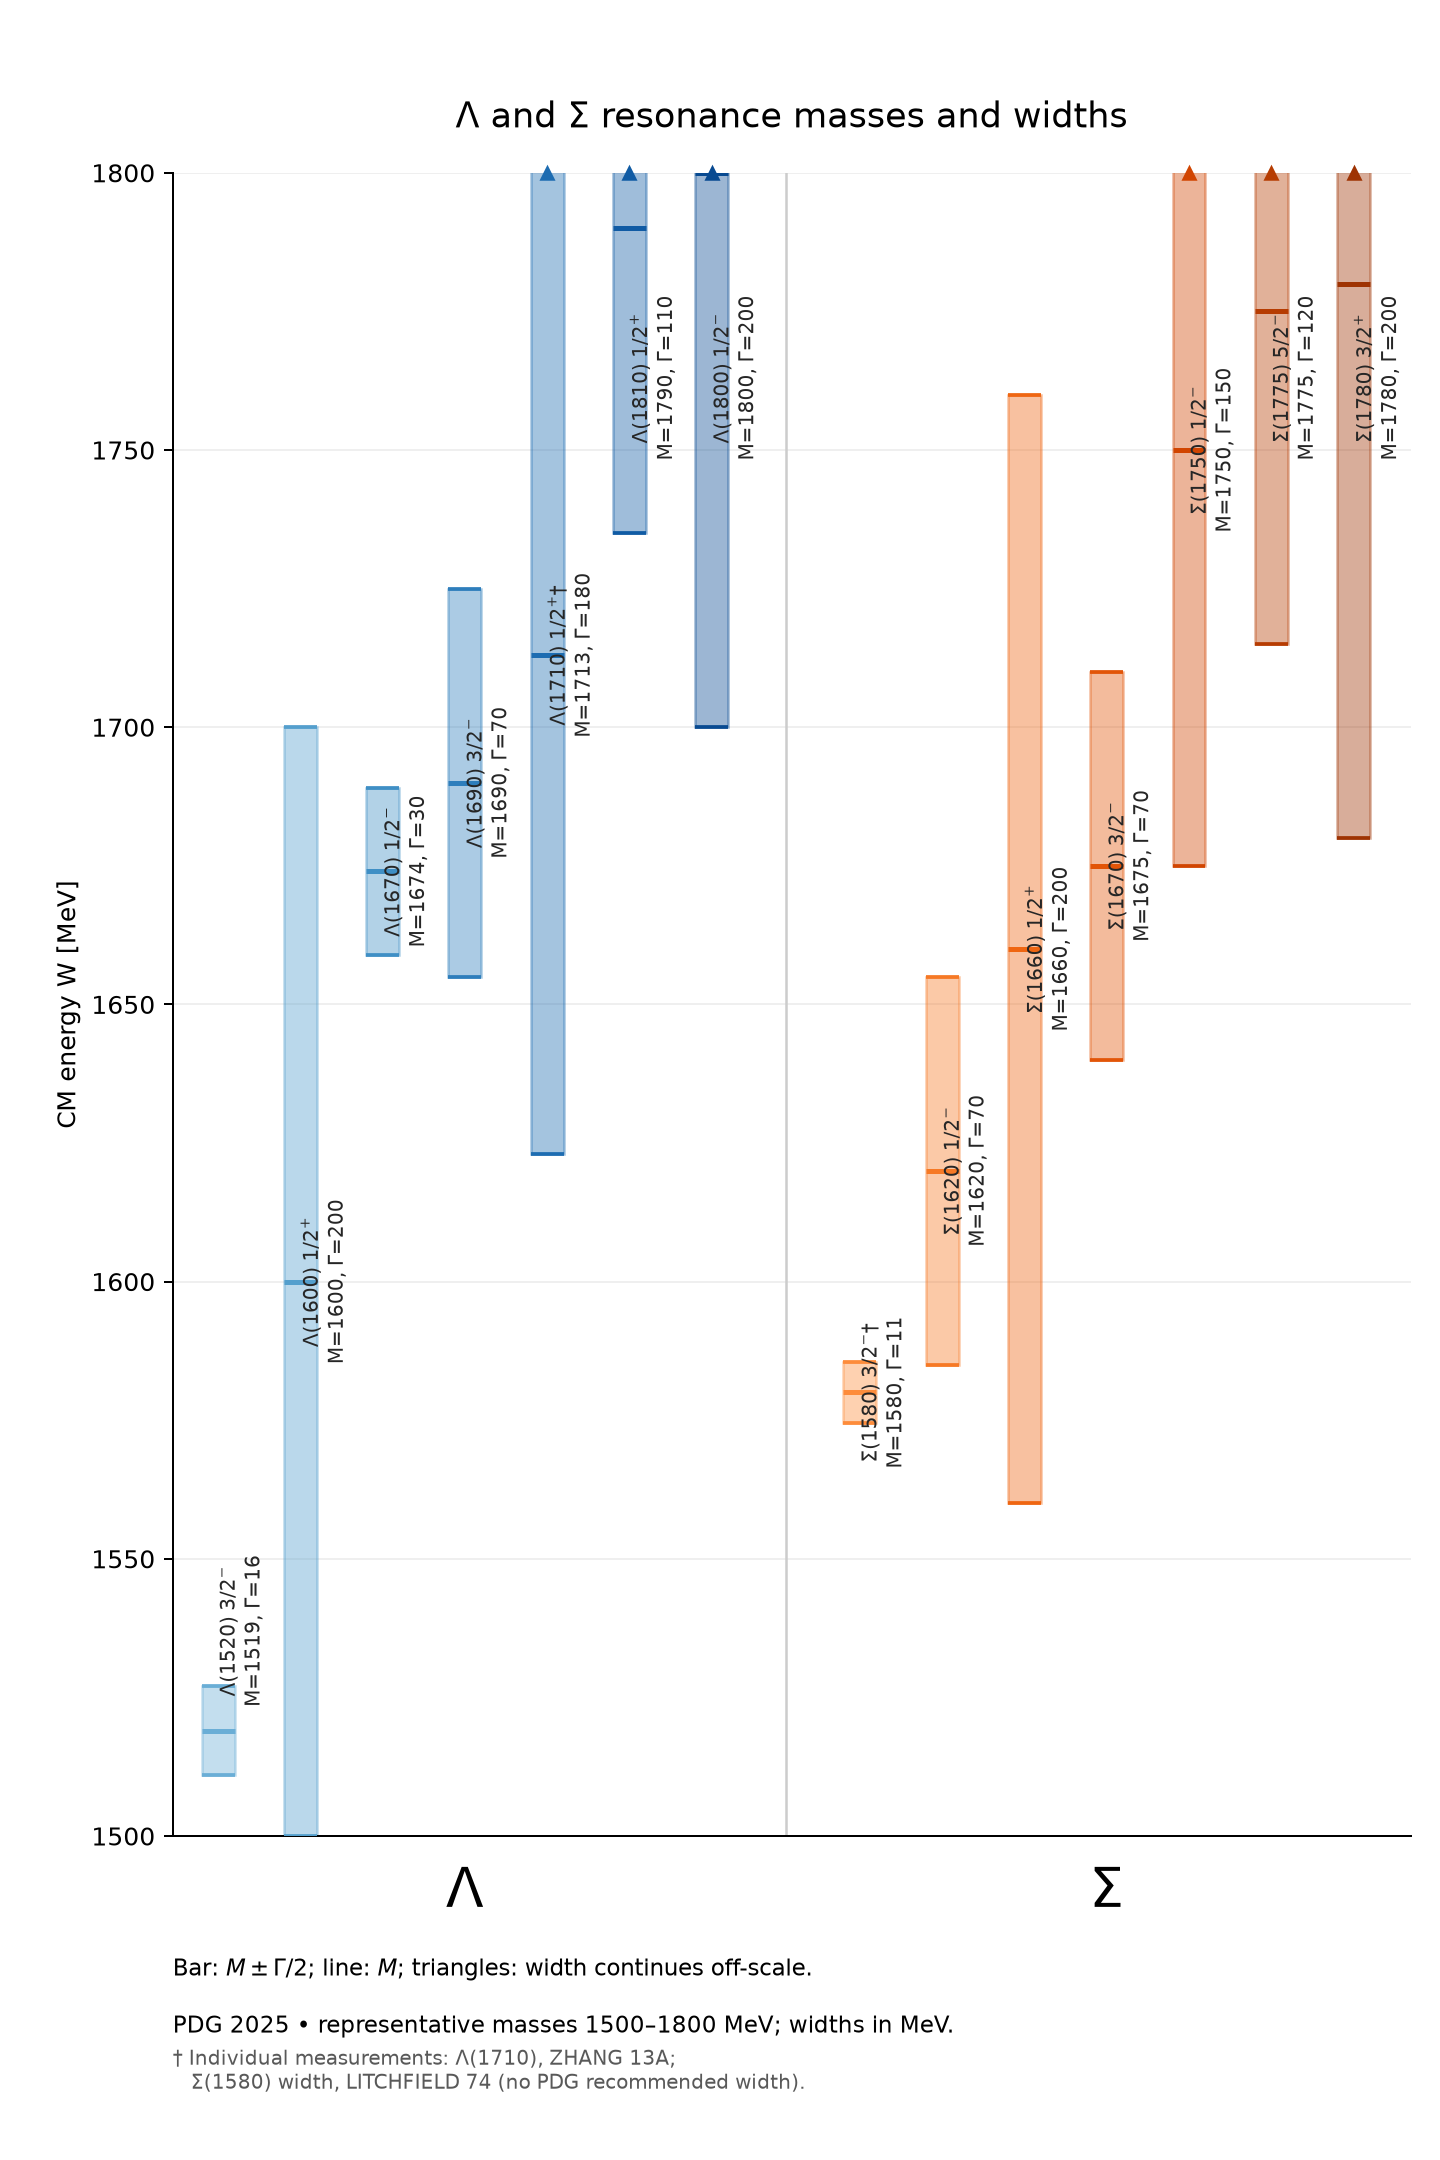

The Python source for this figure:
"""Lambda/Sigma resonance level chart using PDG 2025 estimates.

Run: python pdg_hyperon_resonances.py [--no-show]
Vertical bars span M - Gamma/2 to M + Gamma/2; the horizontal mark is M.
Select states by representative mass (1500--1800 MeV), one bar per multiplet.
Arrows indicate widths continuing beyond the visible energy range.
PDG estimate ranges in CSV are not statistical errors. Width is the full
resonance width, not mass uncertainty. Sources are an offline 2025 snapshot.
Writes PNG, SVG and CSV. Requires numpy and matplotlib.
"""
import argparse
import csv
from dataclasses import asdict, dataclass
from pathlib import Path

import numpy as np

BASE = 'https://pdg.lbl.gov/2025/'
LAMBDA_SOURCE = BASE + 'tables/rpp2025-tab-baryons-Lambda.pdf'
SIGMA_SOURCE = BASE + 'tables/rpp2025-tab-baryons-Sigma.pdf'
SIGMA1620_SOURCE = BASE + 'listings/rpp2025-list-sigma-1620.pdf'


@dataclass(frozen=True)
class Resonance:
    family: str
    nominal: int
    jp: str
    mass: float
    width: float
    mass_low: float
    mass_high: float
    width_low: float
    width_high: float
    source: str
    note: str = "PDG estimate ranges"


# All dimensional values are MeV. Use PDG's approximate value, not necessarily
# the midpoint of the quoted range or the nominal mass in the particle name.
RESONANCES = (
    Resonance('Lambda', 1520, '3/2-', 1519, 16, 1518, 1520, 15, 17, LAMBDA_SOURCE),
    Resonance('Lambda', 1600, '1/2+', 1600, 200, 1570, 1630, 150, 250, LAMBDA_SOURCE),
    Resonance('Lambda', 1670, '1/2-', 1674, 30, 1670, 1678, 25, 35, LAMBDA_SOURCE),
    Resonance('Lambda', 1690, '3/2-', 1690, 70, 1685, 1695, 60, 80, LAMBDA_SOURCE),
    Resonance('Lambda', 1710, '1/2+', 1713, 180, 1700, 1726, 138, 222,
              BASE + 'listings/rpp2025-list-lambda-1710.pdf', 'ZHANG 13A single measurement; bounds are quoted +/- errors'),
    Resonance('Lambda', 1810, '1/2+', 1790, 110, 1740, 1840, 50, 170, LAMBDA_SOURCE),
    Resonance('Lambda', 1800, '1/2-', 1800, 200, 1750, 1850, 150, 250, LAMBDA_SOURCE),
    Resonance('Sigma', 1580, '3/2-', 1580, 11, 1580, 1580, 7, 15,
              BASE + 'listings/rpp2025-list-sigma-1580.pdf', 'Mass: PDG estimate; width: LITCHFIELD 74, 11 +/- 4 MeV; no PDG recommended width'),
    Resonance('Sigma', 1620, '1/2-', 1620, 70, 1600, 1650, 40, 100, SIGMA1620_SOURCE),
    Resonance('Sigma', 1660, '1/2+', 1660, 200, 1640, 1680, 100, 300, SIGMA_SOURCE),
    Resonance('Sigma', 1670, '3/2-', 1675, 70, 1665, 1685, 40, 100, SIGMA_SOURCE),
    Resonance('Sigma', 1750, '1/2-', 1750, 150, 1700, 1800, 100, 200, SIGMA_SOURCE),
    Resonance('Sigma', 1775, '5/2-', 1775, 120, 1770, 1780, 105, 135, SIGMA_SOURCE),
    Resonance('Sigma', 1780, '3/2+', 1780, 200, 1730, 1830, 100, 300,
              BASE + 'listings/rpp2025-list-sigma-1780-3o2-plus.pdf'),
)


def breit_wigner(energy, mass, width):
    """Peak = 1, full width at half maximum = width."""
    half = width / 2
    return half**2 / ((np.asarray(energy) - mass)**2 + half**2)


def bin_averages(edges, mass, width):
    half = width / 2
    primitive = half * np.arctan((edges - mass) / half)
    return np.diff(primitive) / np.diff(edges)


def main():
    parser = argparse.ArgumentParser(description=__doc__)
    parser.add_argument('--ymin', type=float, default=1500, help='Minimum CM energy [MeV]')
    parser.add_argument('--ymax', type=float, default=1800, help='Maximum CM energy [MeV]')
    parser.add_argument('--output', default='pdg_hyperon_resonances', help='Output filename stem')
    parser.add_argument('--no-show', action='store_true', help='Save without opening a window')
    args = parser.parse_args()
    if not all(np.isfinite(v) for v in (args.ymin, args.ymax)) or args.ymax <= args.ymin:
        parser.error('Require finite energy limits with ymax > ymin')

    import matplotlib
    if args.no_show:
        matplotlib.use('Agg')
    import matplotlib.pyplot as plt

    selected = [r for r in RESONANCES if args.ymin <= r.mass <= args.ymax]
    if not selected:
        parser.error('No stored resonances in the requested energy interval')
    fig, ax = plt.subplots(figsize=(8, 12))
    fig.subplots_adjust(left=0.12, right=0.98, bottom=0.15, top=0.92)
    bar_width = 0.40
    family_centers = []
    x = 0
    divider = None
    for family, cmap in [('Lambda', plt.cm.Blues), ('Sigma', plt.cm.Oranges)]:
        members = [r for r in selected if r.family == family]
        start = x
        for i, r in enumerate(members):
            color = cmap(0.5 + 0.4*i/max(1, len(members)-1))
            low, high = r.mass-r.width/2, r.mass+r.width/2
            ax.bar(x, r.width, bottom=low, width=bar_width,
                   facecolor=color, edgecolor=color, alpha=0.4, linewidth=1, zorder=2)
            for edge in (low, high):
                if args.ymin <= edge <= args.ymax:
                    ax.hlines(edge, x-bar_width/2, x+bar_width/2, color=color, linewidth=1.5, zorder=3)
            ax.hlines(r.mass, x-bar_width/2, x+bar_width/2, color=color, linewidth=2, zorder=3)
            for bound, end, marker in [(args.ymin, low, 'v'), (args.ymax, high, '^')]:
                if (marker == 'v' and end < bound) or (marker == '^' and end > bound):
                    ax.plot(x, bound, marker=marker, color=color, markersize=5, clip_on=False, zorder=4)
            symbol = r'\Lambda' if family == 'Lambda' else r'\Sigma'
            spin, parity = r.jp[:-1], r.jp[-1]
            dagger = '†' if (family, r.nominal) in [('Lambda', 1710), ('Sigma', 1580)] else ''
            label = (rf'${symbol}({r.nominal})\;{spin}^{{{parity}}}$' + dagger
                     + f'\nM={r.mass:g}, Γ={r.width:g}')
            # Put labels beside the bars, within their own narrow lanes.
            text_y = np.clip(r.mass, args.ymin+37, args.ymax-37)
            ax.text(x+0.29, text_y, label, rotation=90, ha='center', va='center',
                    fontsize=8, color='0.15', zorder=5)
            x += 1
        if members:
            family_centers.append(((start+x-1)/2, r'$\Lambda$' if family == 'Lambda' else r'$\Sigma$'))
        if family == 'Lambda':
            divider = x-0.1
            x += 0.8
    if divider is not None:
        ax.axvline(divider, color='0.8', linewidth=1)
    ax.set(xlim=(-0.55, x-0.3), ylim=(args.ymin, args.ymax), ylabel='CM energy W [MeV]')
    ax.set_title(r'$\Lambda$ and $\Sigma$ resonance masses and widths', fontsize=14, pad=18)
    ax.set_xticks([p[0] for p in family_centers], [p[1] for p in family_centers], fontsize=22)
    ax.tick_params(axis='x', length=0, pad=12)
    ax.set_yticks(np.arange(np.ceil(args.ymin/50)*50, args.ymax+1, 50))
    ax.grid(axis='y', alpha=0.2, zorder=0)
    ax.spines[['top', 'right']].set_visible(False)
    fig.text(0.12, 0.085, r'Bar: $M\pm\Gamma/2$; line: $M$; triangles: width continues off-scale.', fontsize=9)
    fig.text(0.12, 0.059, 'PDG 2025 • representative masses 1500–1800 MeV; widths in MeV.', fontsize=9)
    fig.text(0.12, 0.033, '† Individual measurements: Λ(1710), ZHANG 13A;\n   Σ(1580) width, LITCHFIELD 74 (no PDG recommended width).', fontsize=8, color='0.35')
    stem = Path(args.output)
    for suffix in ('.png', '.svg'):
        output = stem.with_suffix(suffix)
        fig.savefig(output, dpi=180)
        print(f'Saved: {output}')
    output = stem.with_suffix('.csv')
    with output.open('w', newline='') as file:
        fields = list(asdict(RESONANCES[0]))
        writer = csv.DictWriter(file, fieldnames=fields)
        writer.writeheader()
        writer.writerows(asdict(r) for r in selected)
    print(f'Saved: {output} (all mass/width columns in MeV)')
    if not args.no_show:
        plt.show()


if __name__ == '__main__':
    main()
